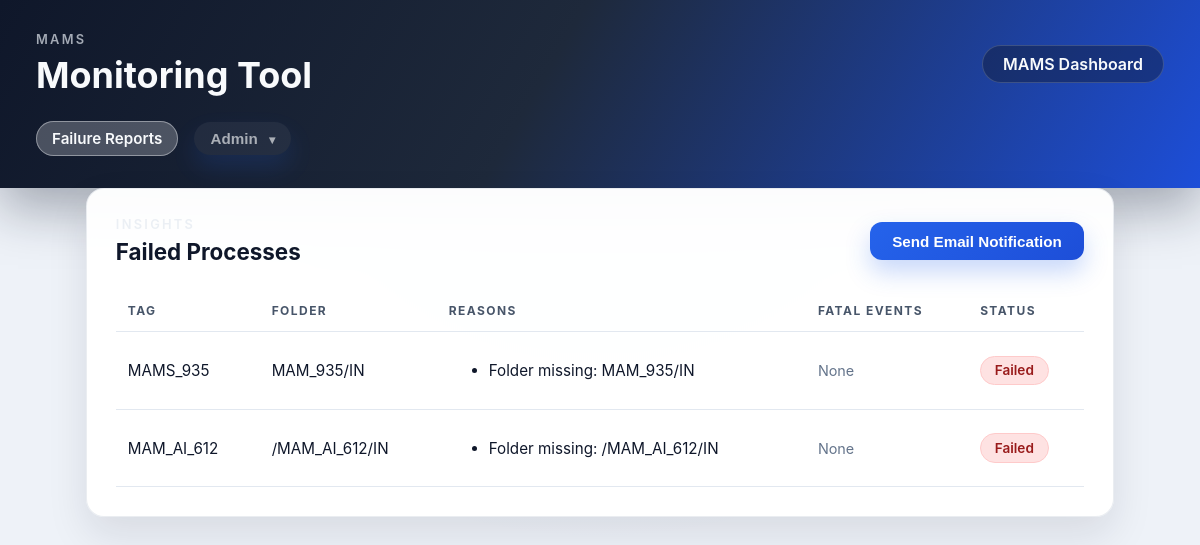
The page /reports on the database as committed earlier.
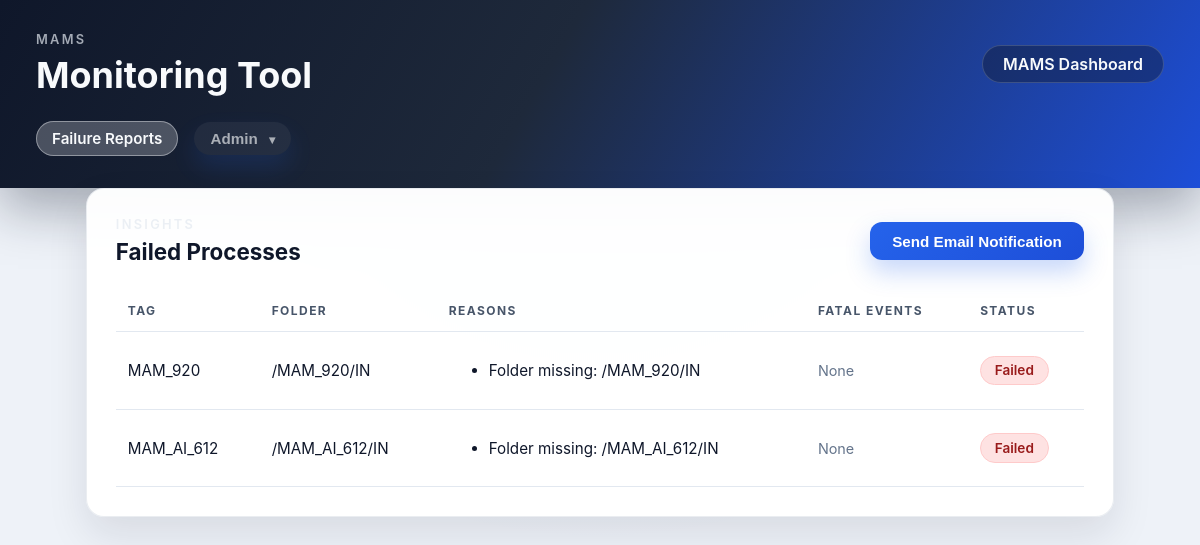
The same page on the database as committed later.
### tables this page shows
CREATE TABLE processes (
    id INTEGER PRIMARY KEY AUTOINCREMENT,
    tag_name TEXT NOT NULL UNIQUE,
    folder_path TEXT NOT NULL,
    created_at TEXT NOT NULL DEFAULT (datetime('now'))
);

### monitoring_tool/app.py (the view, shortened to what this page needs)
    @app.route("/reports", methods=["GET", "POST"])
    def reports():
        processes = process_service.list_processes()
        report_rows = report_service.list_process_reports(processes)
        failed = [row for row in report_rows if row["status"] == "Failed"]
        return render_template("reports.html", report_rows=report_rows)

### monitoring_tool/db.py (called while the page is built)
def get_connection() -> sqlite3.Connection:
    connection = sqlite3.connect(DB_PATH)
    connection.row_factory = sqlite3.Row
    return connection

def query_all(query: str, params: Iterable | None = None) -> list[sqlite3.Row]:
    with get_connection() as connection:
        cursor = connection.execute(query, params or [])
        return cursor.fetchall()

### monitoring_tool/services/filesystem_service.py (called while the page is built, shortened)
def evaluate_folder(folder_path: str) -> FileCheckResult:
    folder = Path(folder_path)
    if not folder.exists():
        return FileCheckResult(True, f"Folder missing: {folder_path}")

### monitoring_tool/services/process_service.py (called while the page is built)
def list_processes() -> list[dict]:
    rows = db.query_all(
        "SELECT id, tag_name, folder_path FROM processes WHERE folder_path != '' ORDER BY tag_name"
    )
    return [dict(row) for row in rows]

### monitoring_tool/services/report_service.py (called while the page is built)
def list_fatal_events(tag_name: str) -> list[dict]:
    rows = db.query_all(
        "SELECT event_time, description FROM fatal_events WHERE tag_name = ? ORDER BY event_time DESC",
        [tag_name],
    )
    return [dict(row) for row in rows]

### monitoring_tool/templates/reports.html
 {% extends "base.html" %}
 {% block content %}
 <section class="panel">
  <div class="panel-header">
    <div>
      <p class="eyebrow">Insights</p>
      <h2>Failed Processes</h2>
    </div>
    <form method="post" class="inline-form">
      <button type="submit" class="button primary">Send Email Notification</button>
    </form>
  </div>
  {% if report_rows %}
  <div class="table-wrapper">
    <table>
      <thead>
        <tr>
          <th>Tag</th>
          <th>Folder</th>
          <th>Reasons</th>
          <th>Fatal events</th>
          <th>Status</th>
        </tr>
      </thead>
      <tbody>
        {% for process in report_rows %}
          <tr>
            <td>{{ process.tag_name }}</td>
            <td>{{ process.folder_path }}</td>
            <td>
              {% if process.reasons %}
                <ul>
                  {% for reason in process.reasons %}
                    <li>{{ reason }}</li>
                  {% endfor %}
                </ul>
              {% else %}
                <span class="muted">No issues</span>
              {% endif %}
            </td>
            <td>
              {% if process.fatal_events %}
                <ul>
                  {% for event in process.fatal_events %}
                    <li>{{ event.event_time }} - {{ event.description }}</li>
                  {% endfor %}
                </ul>
              {% else %}
                <span class="muted">None</span>
              {% endif %}
            </td>
            <td>
              <span class="status-badge {{ process.status_class }}">{{ process.status }}</span>
            </td>
          </tr>
        {% endfor %}
      </tbody>
    </table>
     </div>
   {% else %}
   <p class="muted">No monitored processes configured.</p>
   {% endif %}
 </section>
 {% endblock %}

### monitoring_tool/templates/base.html (shortened to what this page needs)
 <!doctype html>
 <html lang="en">
   <head>
     <link rel="stylesheet" href="{{ url_for('static', filename='styles.css') }}">
   </head>
   <body>
    <header class="topbar">
      <div class="brand">
        <div>
          <p class="eyebrow">MAMS</p>
          <h1> Monitoring Tool</h1>
        </div>
        <span class="status-pill">MAMS Dashboard</span>
      </div>
      <nav class="nav-links">
         <a class="nav-link {{ 'active' if request.endpoint == 'reports' else 'inactive' }}" href="{{ url_for('reports') }}">Failure Reports</a>
         <div class="nav-item dropdown {{ 'active' if request.endpoint in ['configure', 'folders', 'recipients'] else 'inactive' }}">
          <button class="nav-link dropdown-toggle {{ 'active' if request.endpoint in ['configure', 'folders', 'recipients'] else 'inactive' }}" type="button">
            Admin
          </button>
        </div>
       </nav>
     </header>
    <main class="page">
       {% block content %}{% endblock %}
     </main>
   </body>
  <br
 </html>

### monitoring_tool/static/styles.css (style rules this page uses)
:root { color-scheme: light; font-family: "Inter", "Segoe UI", system-ui, sans-serif; background: #eef2f8; color: #0f172a; }
* { box-sizing: border-box; }
body { margin: 0; min-height: 100vh; background: radial-gradient(circle at top, rgba(37, 99, 235, 0.08), transparent 55%), #eef2f8; }
.topbar { background: linear-gradient(120deg, #0f172a 0%, #1e293b 45%, #1d4ed8 100%); color: #f8fafc; padding: 2rem clamp(1.5rem, 3vw, 3rem); display: flex; flex-direction: column; gap: 1.5rem; box-shadow: 0 20px 50px rgba(15, 23, 42, 0.35); }
.brand { display: flex; flex-wrap: wrap; align-items: center; justify-content: space-between; gap: 1.5rem; }
.eyebrow { margin: 0 0 0.35rem; font-size: 0.8rem; text-transform: uppercase; letter-spacing: 0.18em; color: rgba(226, 232, 240, 0.7); font-weight: 600; }
.brand h1 { margin: 0; font-size: clamp(2rem, 3vw, 2.6rem); }
.status-pill { padding: 0.5rem 1.25rem; border-radius: 999px; background: rgba(15, 23, 42, 0.4); border: 1px solid rgba(148, 163, 184, 0.3); font-weight: 600; }
.nav-links { display: flex; gap: 1rem; flex-wrap: wrap; align-items: center; }
.nav-links a, .nav-links button { color: #f8fafc; text-decoration: none; font-weight: 600; padding: 0.5rem 1rem; border-radius: 999px; background: rgba(148, 163, 184, 0.15); transition: transform 0.2s ease, background 0.2s ease, opacity 0.2s ease; border: none; cursor: pointer; font-size: 0.95rem; }
.nav-links a.active, .nav-links button.active { background: rgba(248, 250, 252, 0.24); box-shadow: inset 0 0 0 1px rgba(248, 250, 252, 0.4); }
.nav-links a.inactive, .nav-links button.inactive { opacity: 0.65; }
.page { padding: 2.5rem clamp(1.5rem, 3vw, 3rem); display: flex; flex-direction: column; gap: 1.75rem; max-width: 1100px; margin: -2.5rem auto 2rem; }
.panel { background: rgba(255, 255, 255, 0.96); border-radius: 18px; padding: 1.8rem; box-shadow: 0 18px 40px rgba(15, 23, 42, 0.1); border: 1px solid rgba(148, 163, 184, 0.2); backdrop-filter: blur(6px); }
.panel-header { display: flex; flex-wrap: wrap; justify-content: space-between; align-items: center; gap: 1rem; margin-bottom: 1.5rem; }
.panel-header h2 { margin: 0; font-size: 1.4rem; }
.button, button { padding: 0.65rem 1.4rem; border-radius: 12px; border: none; font-weight: 600; cursor: pointer; font-size: 0.95rem; transition: transform 0.2s ease, box-shadow 0.2s ease; }
.button.primary, button.primary, button { background: linear-gradient(135deg, #2563eb, #1d4ed8); color: #ffffff; box-shadow: 0 12px 25px rgba(37, 99, 235, 0.25); }
table { width: 100%; border-collapse: collapse; font-size: 0.95rem; }
th, td { text-align: left; padding: 0.85rem 0.75rem; border-bottom: 1px solid #e2e8f0; }
th { color: #475569; text-transform: uppercase; font-size: 0.75rem; letter-spacing: 0.12em; }
.table-wrapper { width: 100%; overflow-x: auto; }
.status-badge { display: inline-flex; align-items: center; justify-content: center; padding: 0.35rem 0.85rem; border-radius: 999px; font-weight: 600; font-size: 0.85rem; border: 1px solid transparent; }
.status-failed { background: #fee2e2; color: #991b1b; border-color: #fecaca; }
.muted { color: #64748b; font-size: 0.9rem; }
.inline-form { margin-top: 0; }
.nav-item { position: relative; }
.dropdown-toggle::after { content: "▾"; margin-left: 0.45rem; font-size: 0.75rem; }

Rows that differ between the two databases and show on the page:
removed processes: tag_name "MAMS_935", folder_path "MAM_935/IN", reasons "Folder missing: MAM_935/IN", status "Failed"
added processes: tag_name "MAM_920", folder_path "/MAM_920/IN", reasons "Folder missing: /MAM_920/IN", status "Failed"
